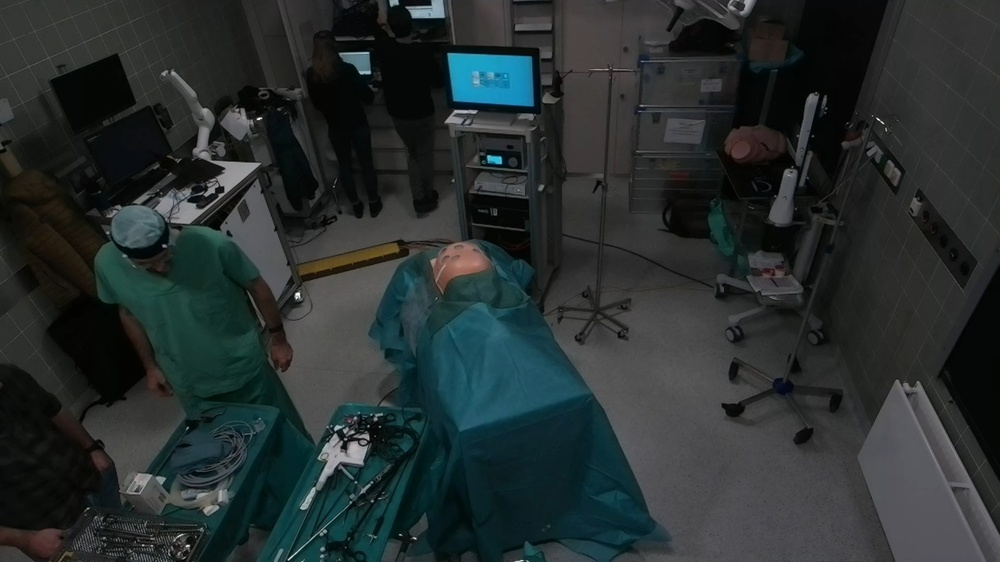
#> input picture data/color/color_000005_camera01.jpg, 1000 x 562 px, shrunk from 1920 x 1080 before the run; its folder holds 4 pictures in this run
$ python calibrate.py
#> lines starting #> are read from the running program, lines starting #| are printed output that depends on the picture; after the words box and inside, x2 and y2 are one past the last pixel; in counts of white or black regions, pixels touching at a corner belong together
import sys
from pathlib import Path

import numpy as np
import cv2
from cv2 import aruco

print(cv2.__version__)

CAMERAS = ["camera01", "camera02", "camera03", "camera04"]

if __name__ == "__main__":
    dir = Path("./data")
    if not dir.exists():
        print("Invalid directory")
        sys.exit(1)

    cv2.namedWindow('out', cv2.WINDOW_GUI_NORMAL)

    images = []
    for cam in CAMERAS:
        frame = 5
        file_id = str(frame).zfill(6)
        fname = f"color_{file_id}_{cam}.jpg"
        image = dir / "color" / fname
        print(image)
        if not image.exists():
            print("File not found")
            sys.exit(1)

        array = cv2.imread(str(image))
#> array is the input picture: shape (562, 1000, 3); mean B, G, R 47, 46.9, 39.4
        if array is None:
            print(f"Could not interpret {image} as an image")
        images.append(array)

        params = aruco.DetectorParameters()
        # params.cornerRefinementMethod = aruco.CORNER_REFINE_NONE
        rows = 4
        cols = 3
        square_length = 0.088  # Size of each square (in meters)
        marker_length = 0.0655  # Size of each marker (in meters)
        dictionary = aruco.getPredefinedDictionary(aruco.DICT_4X4_1000)
        board = aruco.CharucoBoard((rows, cols), square_length, marker_length, dictionary)

        aruco_corners, aruco_ids, aruco_points = cv2.aruco.detectMarkers(array, dictionary, None, None, params)
#> aruco_corners = (); aruco_ids = None; aruco_points = 19 items

        if len(aruco_corners) == 0:
            print("No corners detected")
            for marker in aruco_points:
                for (x, y) in np.int32(marker.reshape(marker.shape[1:])):
                    cv2.circle(array, (x, y), 10, (0, 255, 0), 1)
#> this loop made 19 passes
#> marker on passes 1 to 12: [[446, 53], [531, 55], [535, 105], [454, 102]], [[539, 124], [543, 142], [536, 185], [531, 131]], [[552, 6], [550, 30], [514, 30], [515, 5]], [[346, 477], [350, 482], [318, 524], [327, 493]], [[474, 226], [526, 231], [529, 237], [486, 232]], [[337, 52], [369, 51], [371, 74], [360, 75]], [[387, 476], [389, 479], [371, 503], [365, 497]], [[562, 315], [567, 310], [594, 313], [589, 319]], [[888, 159], [901, 172], [895, 187], [883, 173]], [[37, 97], [43, 94], [52, 112], [51, 118]], [[485, 427], [471, 432], [459, 433], [480, 425]], [[244, 199], [249, 214], [243, 222], [238, 207]]
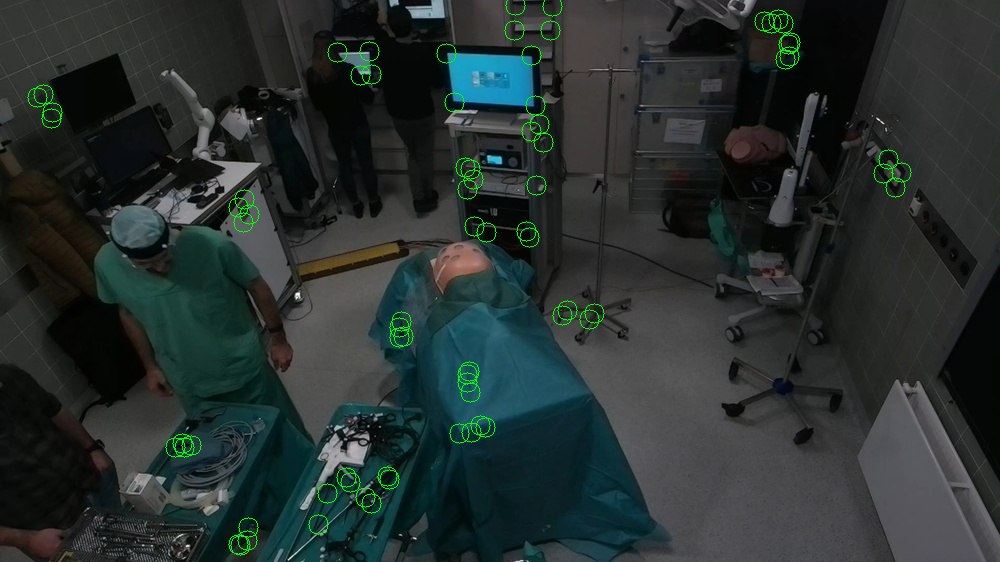
#> array: shape (562, 1000, 3); 0.73% of pixels changed, all inside (x1, y1, x2, y2) = (27, 0, 912, 556)
        else:
            _, charuco_corners, charuco_ids = aruco.interpolateCornersCharuco(
                aruco_corners,
                aruco_ids,
                array,
                board)
            aruco.drawDetectedCornersCharuco(array, charuco_corners, charuco_ids, (255, 0, 0))

        cv2.imshow("out", array)
        cv2.imwrite(cam + "charuco_detection.jpg", array)
        cv2.waitKey(0)
#> pass 2 of the loop `for cam in CAMERAS:`:
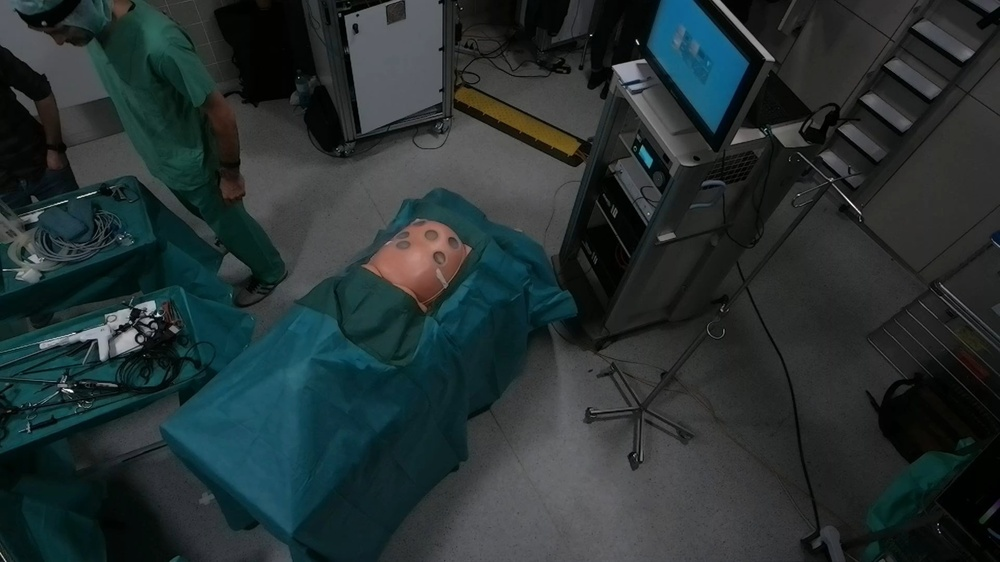
#> input picture data/color/color_000005_camera02.jpg, 1000 x 562 px, shrunk from 1920 x 1080 before the run
#> array is the input picture: shape (562, 1000, 3); mean B, G, R 49.9, 48.9, 38
#> aruco_points = 14 items
#> the loop `for marker in aruco_points:` made 14 passes
#> marker on passes 1 to 8: [[416, 217], [472, 247], [425, 313], [360, 266]], [[901, 44], [912, 34], [962, 70], [950, 81]], [[883, 64], [899, 58], [942, 90], [930, 100]], [[125, 358], [114, 381], [69, 382], [96, 365]], [[204, 112], [211, 151], [204, 169], [200, 119]], [[103, 317], [81, 328], [57, 331], [93, 317]], [[729, 144], [740, 126], [757, 127], [766, 136]], [[633, 412], [629, 415], [596, 417], [602, 413]]
#> after the loop `for marker in aruco_points:`:
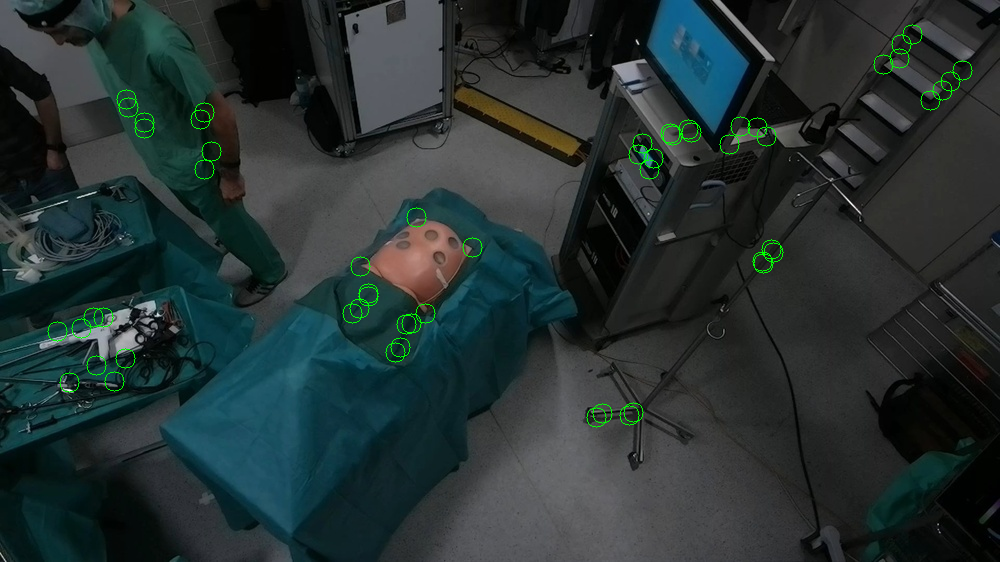
#> array: shape (562, 1000, 3); 0.54% of pixels changed, all inside (x1, y1, x2, y2) = (47, 24, 973, 428)
#> pass 3 of the loop `for cam in CAMERAS:`:
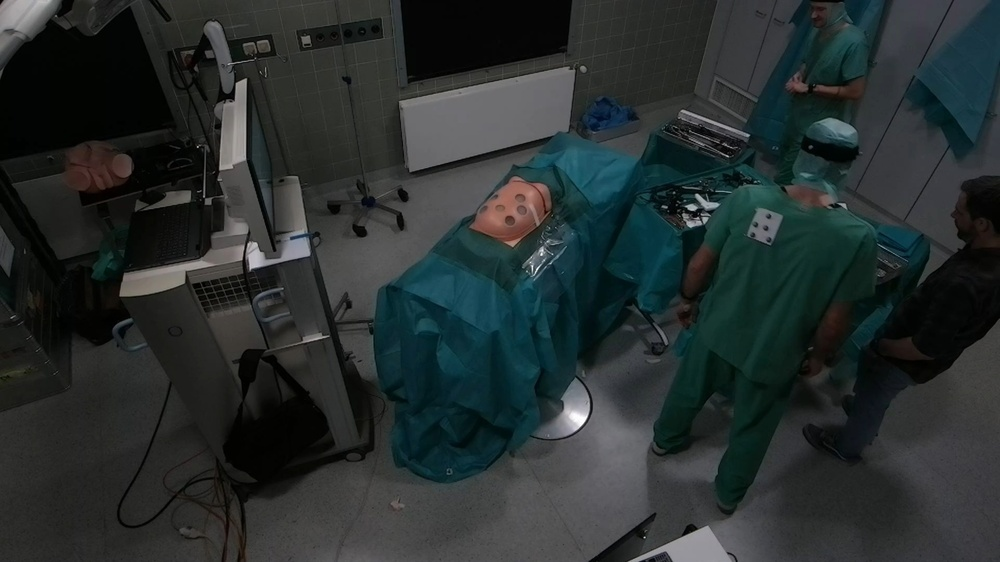
#> input picture data/color/color_000005_camera03.jpg, 1000 x 562 px, shrunk from 1920 x 1080 before the run
#> array is the input picture: shape (562, 1000, 3); mean B, G, R 46.9, 47, 39.6
#> aruco_points = 13 items
#> the loop `for marker in aruco_points:` made 13 passes
#> marker on passes 1 to 8: [[588, 68], [590, 139], [396, 173], [394, 98]], [[972, 240], [969, 254], [922, 291], [926, 278]], [[757, 204], [783, 215], [770, 246], [742, 234]], [[64, 165], [62, 172], [15, 182], [21, 173]], [[728, 448], [717, 488], [715, 477], [718, 466]], [[423, 259], [404, 278], [396, 282], [406, 270]], [[171, 58], [184, 88], [179, 87], [174, 81]], [[203, 505], [220, 506], [226, 515], [226, 523]]
#> after the loop `for marker in aruco_points:`:
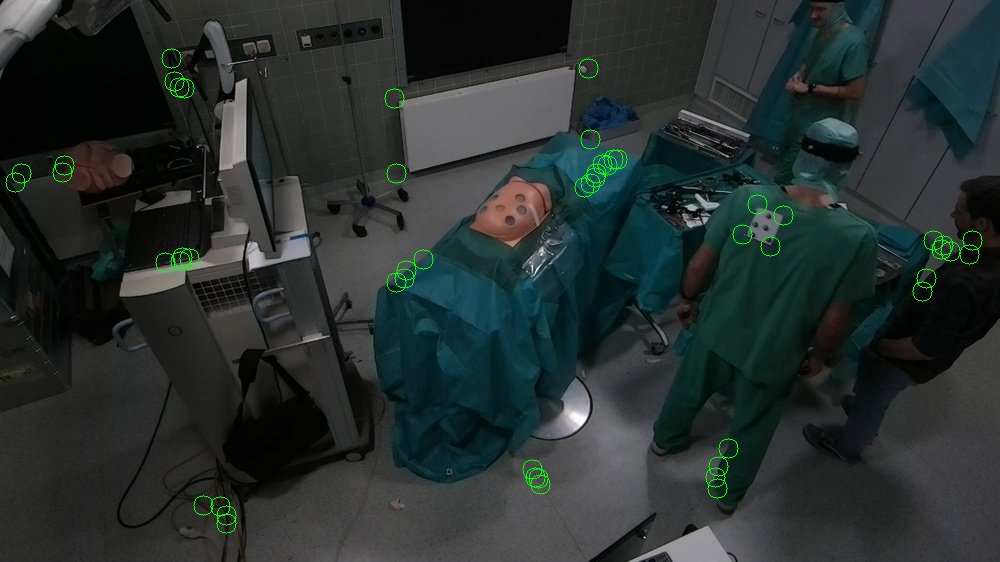
#> array: shape (562, 1000, 3); 0.5% of pixels changed, all inside (x1, y1, x2, y2) = (5, 48, 983, 534)
#> the loop made 4 passes; the first 3 are shown

    cv2.destroyAllWindows()
